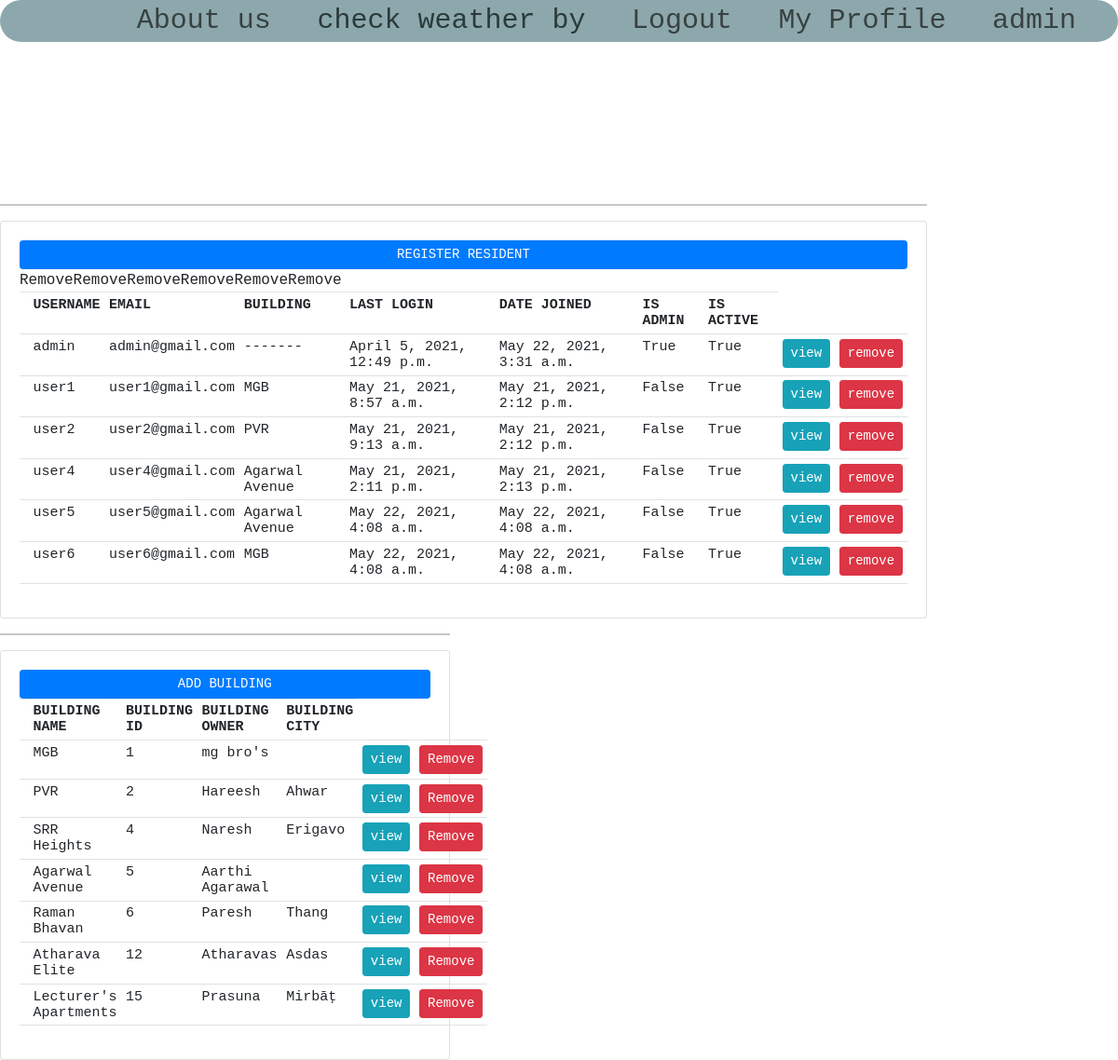
The page /mainHome/ (signed in) on the database its author committed.
### account/models.py (models this page shows, shortened)
class Account(AbstractBaseUser) :
    email                       = models.EmailField(verbose_name="email", max_length=30, unique=True)
    username                    = models.CharField(max_length=20, unique=True)
    firstname                   = models.CharField(max_length=20, unique=False)
    building_id                 = models.CharField(max_length=10, unique=False, default="")
    the_building                = models.ForeignKey(Building, on_delete=models.CASCADE, null=True)
    date_joined = models.DateTimeField(verbose_name = "date_joined", auto_now_add = True)
    last_login = models.DateTimeField(verbose_name = "last_login", auto_now = True)
    is_admin = models.BooleanField(default = False)
    is_active = models.BooleanField(default = True)
    is_staff = models.BooleanField(default = False)
    is_superuser = models.BooleanField(default = False)
    objects = AccountManager()
    USERNAME_FIELD  = 'email'
    REQUIRED_FIELDS = ['username', 'firstname']

### personal/models.py (models this page shows, shortened)
class Building(models.Model) :
    building_name = models.CharField(max_length=30)
    building_id = models.CharField(max_length=50, primary_key=True)
    owner_name = models.CharField(max_length=30, null =True)
    longitude = models.CharField(max_length=25, null =True)
    latitude = models.CharField(max_length=25, null =True)
    building_city = models.CharField(max_length=30, null =True)
    current_temp = models.FloatField(null =True)
    till_now_min = models.FloatField(null =True)
    till_now_max = models.FloatField(null =True)
    max_temp = models.FloatField(null =True)
    min_temp = models.FloatField(null =True)
    temp_too_low = models.BooleanField(default = False)
    temp_too_high = models.BooleanField(default = False)
    yesterday_min = models.FloatField(null =True)
    yesterday_max = models.FloatField(null =True)
    db_yesterday_min = models.FloatField(null =True)
    db_yesterday_max = models.FloatField(null =True)
    last_update_date = models.DateField(null =True)
    USERNAME_FIELD  = 'building_id'

### personal/views.py (the view)
# urls.py: path("mainHome/", mainHome_page_view, name = "mainHome"),
def mainHome_page_view(request) :
    if(request.user.is_authenticated and not request.user.is_staff) :
        update_temperature(request.user.building_id)
    residents = Account.objects.all()
    context = {}
    context['residents'] = residents
    buildings = Building.objects.all()
    context['buildings'] = buildings
    return render(request, 'mainHome.html', context)

### personal/templatetags/custom_tags.py (called while the page is built)
@register.simple_tag
def anchor(url_name, section_id):
    return reverse(url_name) + '#' + section_id

### templates/mainHome.html (shortened to what this page needs)
{% load static %}
{% load custom_tags %}
<head>
	{% include 'template_snippets/main_home_header.html' %}
</head>
<body class="bg">
	{% if user.is_authenticated %}
		<div class="menu_bar">
			<a class="link" href="{% url 'about us' %}">About us</a>
			<div class="dropdown">
				<a class="dropdown_link" href="#">check weather by</a>
			</div>
			<a class="link" href="{% url 'logout' %}">Logout</a>
			<a class="link" href="{% url 'My Profile' %}">My Profile</a>
			{% if request.user.is_admin %}
				<a class="link" href="{% url 'admin_page' %}">admin</a>
			{% endif %}
		</div>
		<em class="welcome">
			<br>
			<p>hello, {{request.user.username}}. How u doing?..</p>
			<h2>Thanks for logging in to our website...</h2>
		</em>
		{% if request.user.is_staff %}
			<br><br>
			<div class="row" style="font-family: monospace;">
				<div class="col-md-10">
					<hr>
					<div class="card card-body">
						<a class="btn btn-primary  btn-sm btn-block" href="{% url 'register' %}">REGISTER RESIDENT</a>
						<table class="table table-sm" style="font-size: 15px;">
							<tr>
								<th></th>
								<th>USERNAME</th>
								<th>EMAIL</th>
								<th>BUILDING</th>
								<th>LAST LOGIN</th>
								<th>DATE JOINED</th>
								<th>IS ADMIN</th>
								<th>IS ACTIVE</th>
								{% for resident in residents %}
									<tr>
										<td></td>
										<td>{{resident.username}}</td>
										<td>{{resident.email}}</td>
										{% if resident.is_staff %}
											<td>-------</td>
										{% else %}
											<td>{{resident.the_building.building_name}}</td>
										{% endif %}
										<td>{{resident.date_joined}}</td>
										<td>{{resident.last_login}}</td>
										<td>{{resident.is_staff}}</td>
										<td>{{resident.is_active}}</td>
										<td><a class="btn btn-sm btn-info" href="{% url 'resident_details' resident.username %}">view</a></td>
										<td><a class="btn btn-sm btn-danger" href="{% url 'remove_resident' resident.username %}">remove</a></td>Remove</a></td>
									</tr>
								{% endfor %}
							</tr>
						</table>
					</div>
				</div>
				<div class="col-md-5">
					<hr>
					<div class="card card-body">
						<a class="btn btn-primary  btn-sm btn-block" href="{% url 'add_building' %}">ADD BUILDING</a>
						<table class="table table-sm" style="font-size: 15px;">
							<tr>
								<th></th>
								<th>BUILDING NAME</th>
								<th>BUILDING ID</th>
								<th>BUILDING OWNER</th>
								<th>BUILDING CITY</th>
								{% for building in buildings %}
									<tr>
										<td></td>
										<td>{{building.building_name}}</td>
										<td>{{building.building_id}}</td>
										<td>{{building.owner_name}}</td>
										<td>{{building.building_city}}</td>
										<td><a class="btn btn-sm btn-info" href="{% url 'building_details' building.building_id %}">view</a></td>
										<td><a class="btn btn-sm btn-danger" href="{% url 'remove_building' building.building_id %}">Remove</a></td>
									</tr>
								{% endfor %}
							</tr>
						</table>
					</div>
				</div>
			</div>
		{% endif %}
	{% endif %}
</body>

### templates/template_snippets/main_home_header.html (shortened to what this page needs)
<link href="https://cdn.jsdelivr.net/npm/bootstrap@5.0.0-beta2/dist/css/bootstrap.min.css" rel="stylesheet"
>
<link rel="stylesheet" href="https://stackpath.bootstrapcdn.com/bootstrap/4.3.1/css/bootstrap.min.css"
>

### templates/template_snippets/main_home_header.html (style rules this page uses)
body { background-image: url("https://img.freepik.com/free-photo/old-black-background-grunge-texture-dark-wallpaper-blackboard-chalkboard-room-wall_1258-28313.jpg?size=626&ext=jpg"); height: 100%; background-position: center; background-repeat: repeat; background-size: cover; }
.welcome { font-family: monospace; color: rgb(255, 255, 255); }
.menu_bar { background-color: rgb(141, 168, 172); border-radius: 100px; text-align: right; }
.link { color: rgb(56, 65, 65); font-size: 30px; margin-right: 45px; font-family: monospace; text-decoration: none; }
.dropdown { position: relative; display: inline-block; }
.dropdown_link { color: rgb(42, 58, 58); font-size: 30px; margin-right: 45px; font-family: monospace; text-decoration: none; }

### rows shown on the page
Account: username "admin", email "admin@gmail.com", date_joined "April 5, 2021, 12:49 p.m.", last_login "May 22, 2021, 3:31 a.m.", is_staff "True", is_active "True"
Account: username "user1", email "user1@gmail.com", the_building.building_name "MGB", date_joined "May 21, 2021, 8:57 a.m.", last_login "May 21, 2021, 2:12 p.m.", is_staff "False", is_active "True"
Account: username "user2", email "user2@gmail.com", the_building.building_name "PVR", date_joined "May 21, 2021, 9:13 a.m.", last_login "May 21, 2021, 2:12 p.m.", is_staff "False", is_active "True"
Account: username "user4", email "user4@gmail.com", the_building.building_name "Agarwal Avenue", date_joined "May 21, 2021, 2:11 p.m.", last_login "May 21, 2021, 2:13 p.m.", is_staff "False", is_active "True"
Account: username "user5", email "user5@gmail.com", the_building.building_name "Agarwal Avenue", date_joined "May 22, 2021, 4:08 a.m.", last_login "May 22, 2021, 4:08 a.m.", is_staff "False", is_active "True"
Account: username "user6", email "user6@gmail.com", the_building.building_name "MGB", date_joined "May 22, 2021, 4:08 a.m.", last_login "May 22, 2021, 4:08 a.m.", is_staff "False", is_active "True"
Building: building_name "MGB", building_id "1", owner_name "mg bro's"
Building: building_name "PVR", building_id "2", owner_name "Hareesh", building_city "Ahwar"
Building: building_name "SRR Heights", building_id "4", owner_name "Naresh", building_city "Erigavo"
Building: building_name "Agarwal Avenue", building_id "5", owner_name "Aarthi Agarawal"
Building: building_name "Raman Bhavan", building_id "6", owner_name "Paresh", building_city "Thang"
Building: building_name "Atharava Elite", building_id "12", owner_name "Atharavas", building_city "Asdas"
Building: building_name "Lecturer's Apartments", building_id "15", owner_name "Prasuna", building_city "Mirbāţ"
